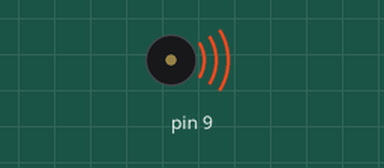
The sketch below on a simulated Arduino Uno, built with avr-gcc and run on an emulated ATmega328P. Shown: buzzer (waves = sounding).

Above: at 0.1 s.
Timing chart, 0 to 1.6 s (numbered marks = the images above):
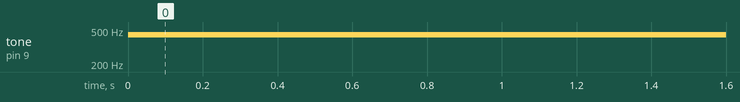

The sketch:

sketch_mar26b.ino
```cpp
void setup() {
   pinMode(9, OUTPUT);
   //Serial.begin(9600);
}

void loop() {
   int var;
   tone(9,440);
//   if (Serial.available() > 0){
//      var = Serial.read ();
//      if ( var == '1' ){
//         Serial.println("ON");
//         digitalWrite (LED_BUILTIN, 1);
//      }
//      else if ( var == '0' ){
//         Serial.println("OFF");
//         digitalWrite (LED_BUILTIN, 0);
//      }
//   }
}
```

Measured:
- by itself, tone on pin 9: silent → 440 Hz at 0.00 s
